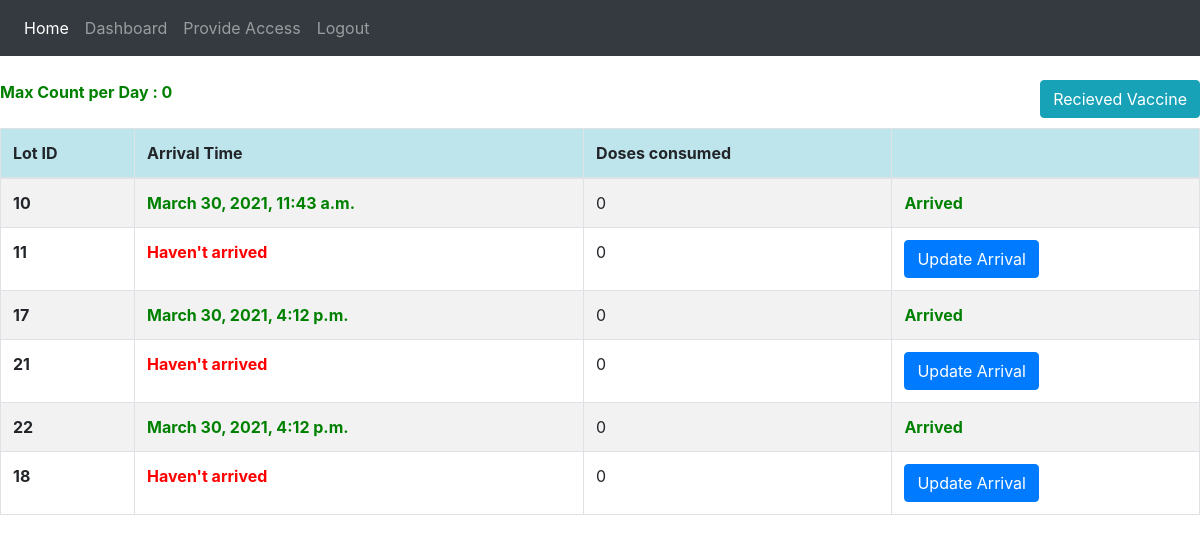
The app's page /dashboard/center/kalyan/ (signed in), older data.
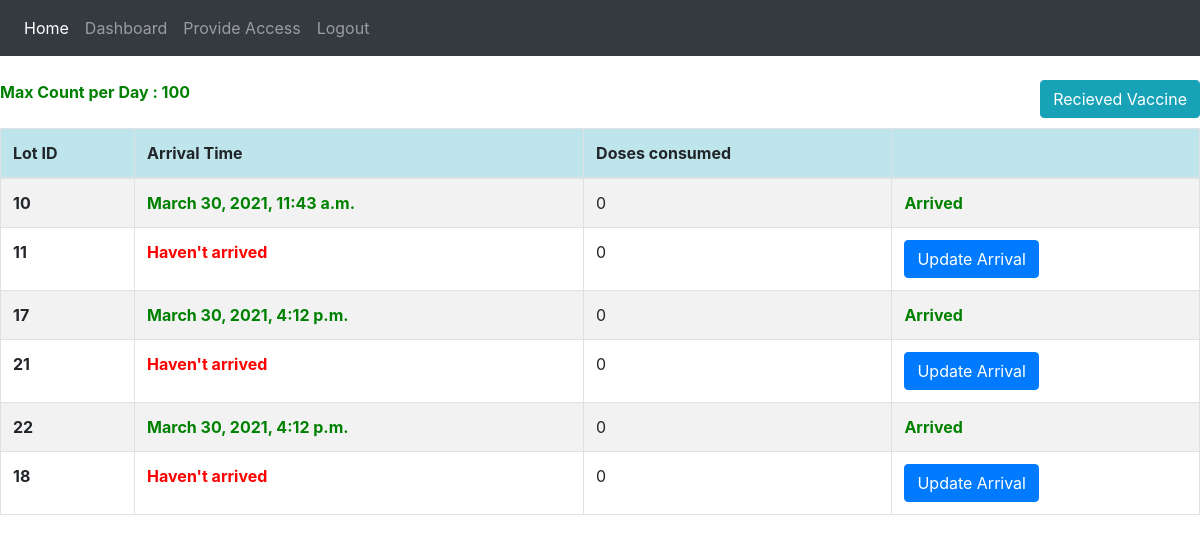
The same page, newer data.
### vaccine_app/models.py (models this page shows, shortened)
class Center(models.Model):
    centerPrimaryKey = models.AutoField(primary_key=True)
    centerId = models.UUIDField(default=uuid.uuid4, editable=False, unique=True)
    district = models.ForeignKey(District, on_delete=models.CASCADE, related_name="Center")
    name = models.CharField(max_length=255, unique=True)
    maxCountPerDate = models.IntegerField(default=0)

### vaccine_app/views.py (the view)
# urls.py: path('dashboard/center/<name>/',views.center_dash,name='center_dash'),
@login_required
def center_dash(request,name):
    if name=="":
        return redirect('dashboard')
    if verify(request,"center",name):
        center_obj=Center.objects.get(name=name)
        vaccine_lots = CenterVaccineData.objects.filter(center = center_obj)
        return render(request,'center_dash.html',{'center_obj':center_obj,'vaccine_lots':vaccine_lots,'name':name})
    else:
        return redirect('dashboard')

### templates/center_dash.html
{% extends 'base.html' %}
{% block content %}
        <br>
        <a href="/center/{{name}}/receiverVaccination/" style="float: right;"><button type="button" class="btn btn-info">Recieved Vaccine</button></a>
        {% if center_obj.maxCountPerDate == 10 %}
        <br><br>
          <form method = "POST" action="/center/{{name}}/updateMaxCountPerDate/" style="margin:50px;">
            {% csrf_token %}
            <div class="form-row">
              <div class="form-group col-md-12">
                <label for="max_count">Maximum Count per Day:</label>
                <input type="number" class="form-control" id="max_count" name="max_count" placeholder="Enter Max Count" min="1">
              </div>
            </div>
            <button class="btn btn-primary">Submit</button>
          </form>
        {% else %}
          <b style="color: green;">Max Count per Day : {{center_obj.maxCountPerDate}}</b>
        {% endif %}
        <br><br>
        <table class="table table-striped table-bordered">
            <thead>
              <tr class="table-info">
                <th scope="col">Lot ID</th>
                <th scope="col">Arrival Time</th>
                <th scope="col">Doses consumed</th>
                <th scope="col"></th>
              </tr>
            </thead>
            <tbody>
            {% for lot in vaccine_lots %}
              <tr>
                <th scope="row">{{ lot.lot.lotId }}</th>
                <td>
                  {% if lot.arrivalTimestamp == None %}
                    <b style="color:red;">Haven't arrived</b>
                  {% else %}
                    <b style="color:green;">{{lot.arrivalTimestamp}}</b>
                  {% endif %}
                </td>
                <td>{{lot.lot.countOfDosesConsumed}}</td>
                <td>
                  {% if lot.arrivalTimestamp == None %}
                    <a href="/center/{{name}}/updateArrivalTimeCenter/{{ lot.lot.lotId }}"><button type="button" class="btn btn-primary">Update Arrival</button></a>
                  {% else %}
                    <b style="color:green;">Arrived</b>
                  {% endif %}
              </tr>
            {% endfor %}
            </tbody>
          </table>
{% endblock content %}

Row changes from the older to the newer data that the page shows:
changed Center: maxCountPerDate "0" → "100"
